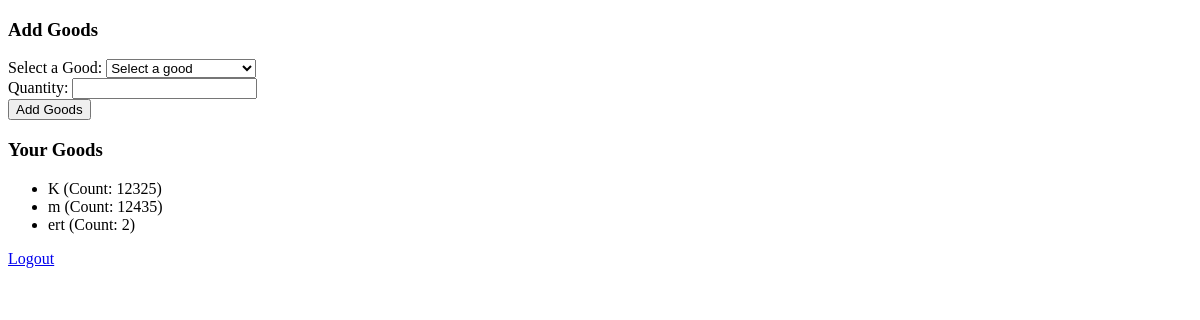
/app/add_goods/ (signed in), run on an earlier commit of the app's database.
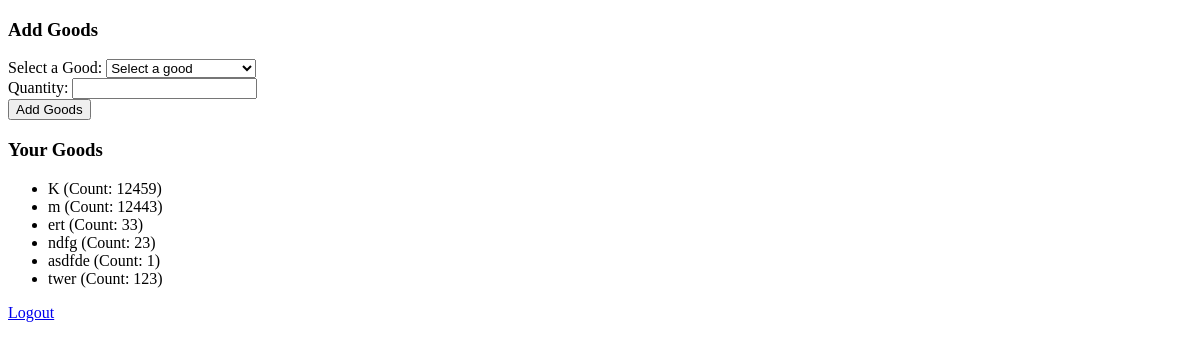
And on a later commit of the database.
### app/models.py (models this page shows, shortened)
class UserGoodRelation(models.Model):
    user = models.ForeignKey(User, on_delete=models.CASCADE)
    good = models.ForeignKey(Good, on_delete=models.CASCADE)
    count = models.IntegerField()

class Good(models.Model):
    name = models.CharField(max_length=255)
    price = models.IntegerField()

### app/views.py (the view, shortened to what this page needs)
# urls.py: path('add_goods/', views.add_goods, name='add_goods'),
@login_required(login_url='login')
def add_goods(request):
    all_goods = Good.objects.all()
    user_goods = UserGoodRelation.objects.filter(user=request.user)
    return render(request, 'add_goods.html', { 'user_goods': user_goods, 'all_goods':all_goods})

### app/templates/add_goods.html (shortened to what this page needs)
<!DOCTYPE html>
<html>
<head>
</head>
<body>
    <form method="post" action="{% url 'add_goods' %}">
        <h3>Add Goods</h3>
        <label for="good">Select a Good:</label>
        <select id="good" name="good" required>
            <option value="" disabled selected>Select a good</option>
        </select>
        <br>
        <label for="count">Quantity:</label>
        <input type="number" id="count" name="count" min="1" required>
        <br>
        <button type="submit">Add Goods</button>
    </form>
    <h3>Your Goods</h3>
    <ul>
        {% for user_good in user_goods %}
            <li>{{ user_good.good.name }} (Count: {{ user_good.count }})</li>
        {% endfor %}
    </ul>
    <p><a href="{% url 'logout' %}">Logout</a></p>
</body>
</html>

What changed in the data, as far as the page shows it:
changed UserGoodRelation (number 1 of 6 on the later page): count "12325" → "12459"
changed UserGoodRelation (number 2 of 6 on the later page): count "12435" → "12443"
changed UserGoodRelation "ert": count "2" → "33"
added UserGoodRelation: good.name "ndfg", count "23"
added UserGoodRelation: good.name "asdfde", count "1"
added UserGoodRelation: good.name "twer", count "123"
